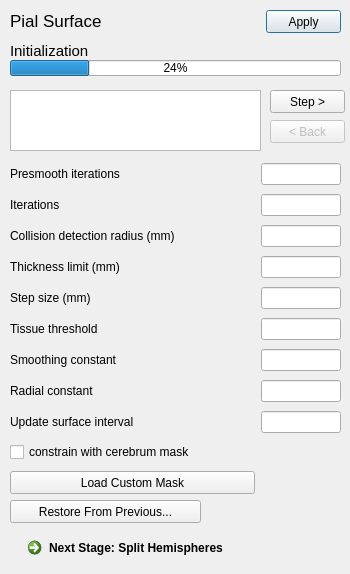
<?xml version="1.0" encoding="UTF-8"?>
<ui version="4.0">
 <class>PialSurfaceDialog</class>
 <widget class="QDialog" name="PialSurfaceDialog">
  <property name="geometry">
   <rect>
    <x>0</x>
    <y>0</y>
    <width>350</width>
    <height>574</height>
   </rect>
  </property>
  <property name="windowTitle">
   <string>Pial Surface Generator</string>
  </property>
  <widget class="QLabel" name="label_5">
   <property name="geometry">
    <rect>
     <x>10</x>
     <y>10</y>
     <width>261</width>
     <height>21</height>
    </rect>
   </property>
   <property name="font">
    <font>
     <pointsize>13</pointsize>
    </font>
   </property>
   <property name="text">
    <string>Pial Surface</string>
   </property>
  </widget>
  <widget class="QPushButton" name="applyButton">
   <property name="geometry">
    <rect>
     <x>266</x>
     <y>10</y>
     <width>75</width>
     <height>23</height>
    </rect>
   </property>
   <property name="text">
    <string>Apply</string>
   </property>
   <property name="default">
    <bool>true</bool>
   </property>
  </widget>
  <widget class="QProgressBar" name="progressBar">
   <property name="geometry">
    <rect>
     <x>10</x>
     <y>60</y>
     <width>331</width>
     <height>16</height>
    </rect>
   </property>
   <property name="value">
    <number>24</number>
   </property>
  </widget>
  <widget class="QCommandLinkButton" name="nextTool">
   <property name="geometry">
    <rect>
     <x>20</x>
     <y>530</y>
     <width>321</width>
     <height>40</height>
    </rect>
   </property>
   <property name="text">
    <string>Next Stage: Split Hemispheres</string>
   </property>
  </widget>
  <widget class="QLabel" name="stepNameText">
   <property name="geometry">
    <rect>
     <x>10</x>
     <y>40</y>
     <width>291</width>
     <height>21</height>
    </rect>
   </property>
   <property name="font">
    <font>
     <pointsize>11</pointsize>
    </font>
   </property>
   <property name="text">
    <string>Initialization</string>
   </property>
  </widget>
  <widget class="QTextEdit" name="statusBoxTextEdit">
   <property name="geometry">
    <rect>
     <x>10</x>
     <y>90</y>
     <width>251</width>
     <height>61</height>
    </rect>
   </property>
   <property name="readOnly">
    <bool>true</bool>
   </property>
  </widget>
  <widget class="QPushButton" name="previousStepButton">
   <property name="enabled">
    <bool>false</bool>
   </property>
   <property name="geometry">
    <rect>
     <x>270</x>
     <y>120</y>
     <width>75</width>
     <height>23</height>
    </rect>
   </property>
   <property name="text">
    <string>&lt; Back</string>
   </property>
  </widget>
  <widget class="QPushButton" name="runStepButton">
   <property name="geometry">
    <rect>
     <x>270</x>
     <y>90</y>
     <width>75</width>
     <height>23</height>
    </rect>
   </property>
   <property name="text">
    <string>Step &gt;</string>
   </property>
  </widget>
  <widget class="QWidget" name="layoutWidget">
   <property name="geometry">
    <rect>
     <x>10</x>
     <y>160</y>
     <width>331</width>
     <height>344</height>
    </rect>
   </property>
   <layout class="QGridLayout" name="gridLayout">
    <property name="spacing">
     <number>-1</number>
    </property>
    <item row="0" column="0">
     <widget class="QLabel" name="label">
      <property name="text">
       <string>Presmooth iterations</string>
      </property>
     </widget>
    </item>
    <item row="0" column="1">
     <widget class="QLineEdit" name="pialPresmoothIterationsEditBox">
      <property name="maximumSize">
       <size>
        <width>80</width>
        <height>16777215</height>
       </size>
      </property>
      <property name="toolTip">
       <string/>
      </property>
     </widget>
    </item>
    <item row="1" column="0">
     <widget class="QLabel" name="label_4">
      <property name="text">
       <string>Iterations</string>
      </property>
     </widget>
    </item>
    <item row="1" column="1">
     <widget class="QLineEdit" name="pialIterationsEditBox">
      <property name="maximumSize">
       <size>
        <width>80</width>
        <height>16777215</height>
       </size>
      </property>
      <property name="toolTip">
       <string/>
      </property>
     </widget>
    </item>
    <item row="2" column="0">
     <widget class="QLabel" name="label_2">
      <property name="text">
       <string>Collision detection radius (mm)</string>
      </property>
     </widget>
    </item>
    <item row="2" column="1">
     <widget class="QLineEdit" name="pialCollisionDetectionRadiusEditBox">
      <property name="maximumSize">
       <size>
        <width>80</width>
        <height>16777215</height>
       </size>
      </property>
      <property name="toolTip">
       <string/>
      </property>
     </widget>
    </item>
    <item row="3" column="0">
     <widget class="QLabel" name="label_3">
      <property name="text">
       <string>Thickness limit (mm)</string>
      </property>
     </widget>
    </item>
    <item row="3" column="1">
     <widget class="QLineEdit" name="pialThicknessLimitEditBox">
      <property name="maximumSize">
       <size>
        <width>80</width>
        <height>16777215</height>
       </size>
      </property>
      <property name="toolTip">
       <string/>
      </property>
     </widget>
    </item>
    <item row="4" column="0">
     <widget class="QLabel" name="label_6">
      <property name="text">
       <string>Step size (mm)</string>
      </property>
     </widget>
    </item>
    <item row="4" column="1">
     <widget class="QLineEdit" name="pialStepSizeEditBox">
      <property name="maximumSize">
       <size>
        <width>80</width>
        <height>16777215</height>
       </size>
      </property>
      <property name="toolTip">
       <string/>
      </property>
     </widget>
    </item>
    <item row="5" column="0">
     <widget class="QLabel" name="label_7">
      <property name="text">
       <string>Tissue threshold</string>
      </property>
     </widget>
    </item>
    <item row="5" column="1">
     <widget class="QLineEdit" name="pialTissueThresholdEditBox">
      <property name="maximumSize">
       <size>
        <width>80</width>
        <height>16777215</height>
       </size>
      </property>
      <property name="toolTip">
       <string/>
      </property>
     </widget>
    </item>
    <item row="6" column="0">
     <widget class="QLabel" name="label_8">
      <property name="text">
       <string>Smoothing constant</string>
      </property>
     </widget>
    </item>
    <item row="6" column="1">
     <widget class="QLineEdit" name="pialSmoothingConstantEditBox">
      <property name="maximumSize">
       <size>
        <width>80</width>
        <height>16777215</height>
       </size>
      </property>
      <property name="toolTip">
       <string/>
      </property>
     </widget>
    </item>
    <item row="7" column="0">
     <widget class="QLabel" name="label_9">
      <property name="text">
       <string>Radial constant</string>
      </property>
     </widget>
    </item>
    <item row="7" column="1">
     <widget class="QLineEdit" name="pialRadialConstantEditBox">
      <property name="maximumSize">
       <size>
        <width>80</width>
        <height>16777215</height>
       </size>
      </property>
      <property name="toolTip">
       <string/>
      </property>
     </widget>
    </item>
    <item row="8" column="0">
     <widget class="QLabel" name="label_10">
      <property name="text">
       <string>Update surface interval</string>
      </property>
     </widget>
    </item>
    <item row="8" column="1">
     <widget class="QLineEdit" name="pialUpdateSurfaceIntervalEditBox">
      <property name="maximumSize">
       <size>
        <width>80</width>
        <height>16777215</height>
       </size>
      </property>
      <property name="toolTip">
       <string/>
      </property>
     </widget>
    </item>
    <item row="9" column="0" colspan="2">
     <widget class="QCheckBox" name="pialConstrainWithCerebrumMaskCheckBox">
      <property name="text">
       <string>constrain with cerebrum mask</string>
      </property>
     </widget>
    </item>
    <item row="10" column="0">
     <widget class="QPushButton" name="pialLoadCustomMaskButton">
      <property name="maximumSize">
       <size>
        <width>16777215</width>
        <height>23</height>
       </size>
      </property>
      <property name="text">
       <string>Load Custom Mask</string>
      </property>
     </widget>
    </item>
   </layout>
  </widget>
  <widget class="QPushButton" name="restoreFromPreviousSessionButton">
   <property name="geometry">
    <rect>
     <x>10</x>
     <y>500</y>
     <width>191</width>
     <height>23</height>
    </rect>
   </property>
   <property name="text">
    <string>Restore From Previous...</string>
   </property>
  </widget>
 </widget>
 <resources/>
 <connections/>
</ui>
